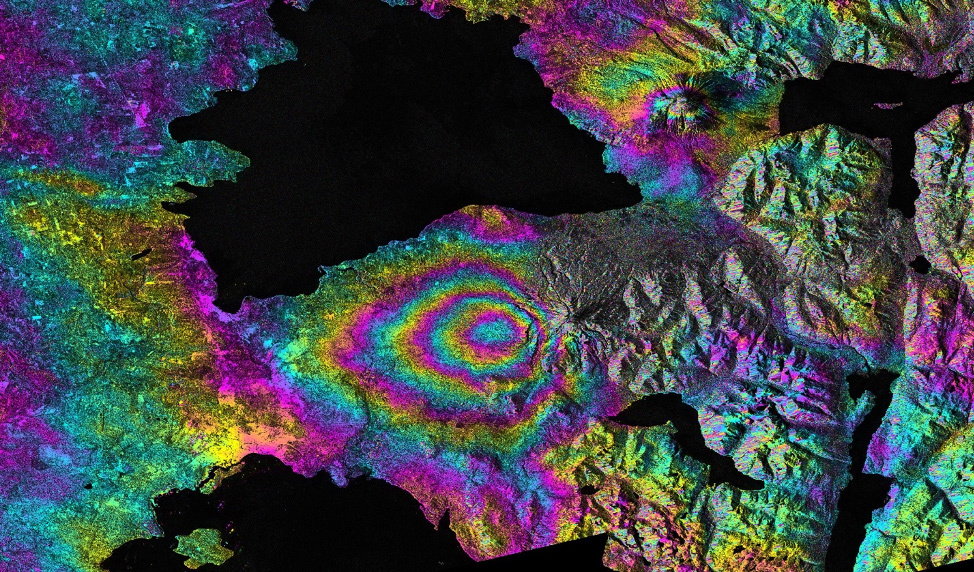
#> input picture sar_2_color.jpg, 974 x 572 px
$ jupyter execute --allow-errors 123.ipynb
#> lines starting #> are read from the running program, lines starting #| are printed output that depends on the picture; after the words box and inside, x2 and y2 are one past the last pixel; in counts of white or black regions, pixels touching at a corner belong together
[cell 1]
import numpy as np
import cv2
import matplotlib.pyplot as plt

[cell 2]
image = cv2.imread('sar_2_color.jpg')
#> image is the input picture: shape (572, 974, 3); mean B, G, R 71.5, 68.6, 63.6

[cell 3]
plt.imshow(image)
plt.axis('off')
plt.show()

[cell 4]
gray_image = cv2.cvtColor(image, cv2.COLOR_BGR2GRAY)
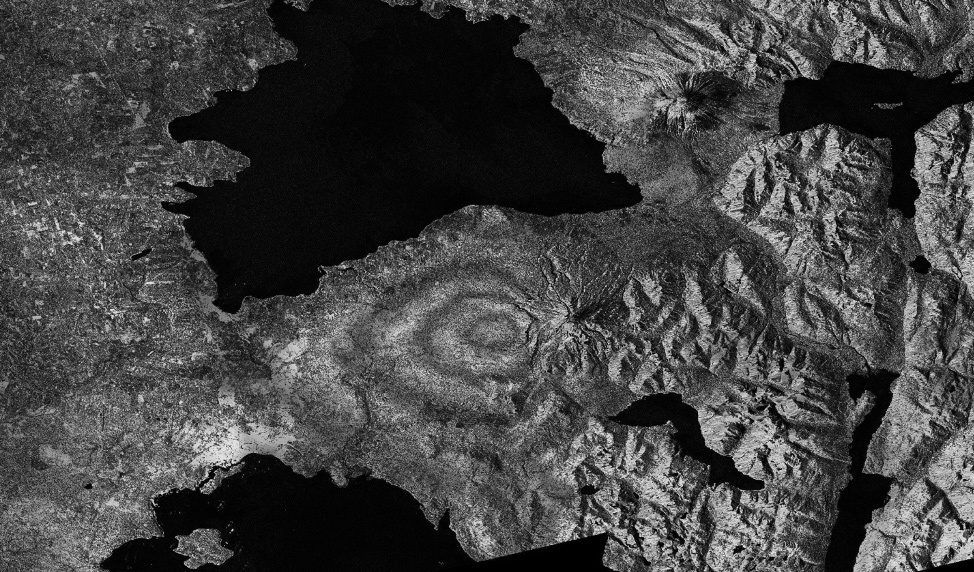
#> gray_image: shape (572, 974); min 0, max 236, mean 67.4

[cell 5]
#сера фото
plt.imshow(gray_image, cmap='gray')
plt.axis('off')
plt.show()

[cell 6]
#вывод гисты
hist = cv2.calcHist([gray_image], [0], None, [256], [0, 256])
#> hist = 256 values, max 16280 at index 5, min 0 at index 233, mean 2176.3

plt.plot(hist)
plt.title('Гистограмма яркости')
plt.xlabel('Интервал яркости')
plt.ylabel('Количество пикселей')
plt.xlim([0, 256])
plt.show()
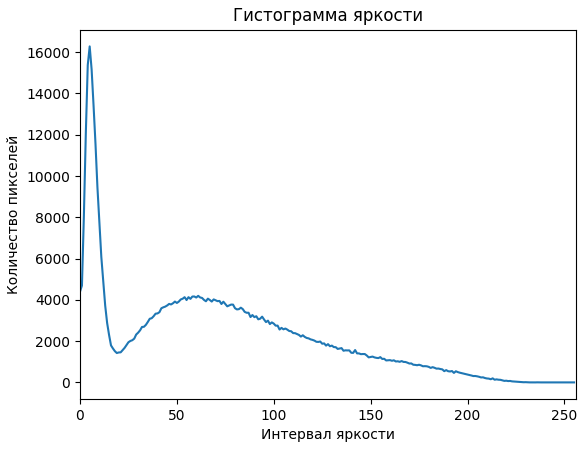
#> figure drawn by matplotlib, 1 panel; curve peaks at x = 5, y = 16280

[cell 7]
#написание функции считаем
def my_histogram(img):
    counts = [0] * 256
    for row in img:
        for pixel in row:
            counts[pixel] += 1
#> after the loop, counts has the same summary as hist outside my_histogram
    return counts

[cell 8]
#отрисовка гисты
custom_hist = my_histogram(gray_image)
#> custom_hist has the same summary as hist

plt.bar(range(256), custom_hist, width=1.0, color='gray')
plt.title('Пользовательская гистограмма')
plt.xlabel('Яркость')
plt.ylabel('Количество пикселей')
plt.xlim([0, 256])
plt.show()
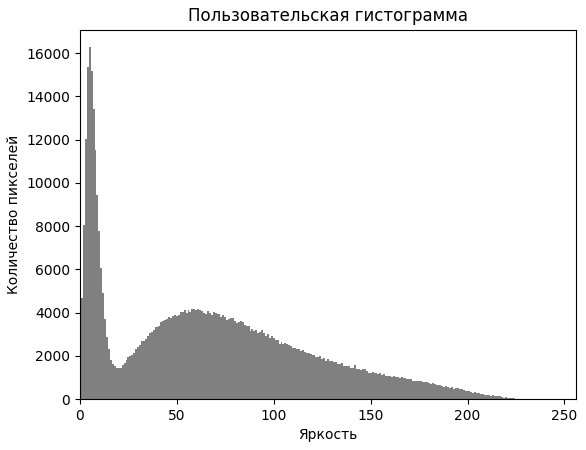
#> figure drawn by matplotlib, 1 panel; tallest bar 16280 high, from x = 4.5 to 5.5

[cell 9]
# 0-blue, 1-green, 2-red
colors = ('b', 'g', 'r')
labels = ('Синий (B)', 'Зеленый (G)', 'Красный (R)')

plt.figure()
for i, (col, label) in enumerate(zip(colors, labels)):
    hist_channel = cv2.calcHist([image], [i], None, [256], [0, 256])
    plt.plot(hist_channel, color=col, label=label)

plt.title('Гистограммы B, G, R каналов')
plt.xlabel('Значение канала')
plt.ylabel('Количество пикселей')
plt.xlim([0, 256])
plt.legend()
plt.show()
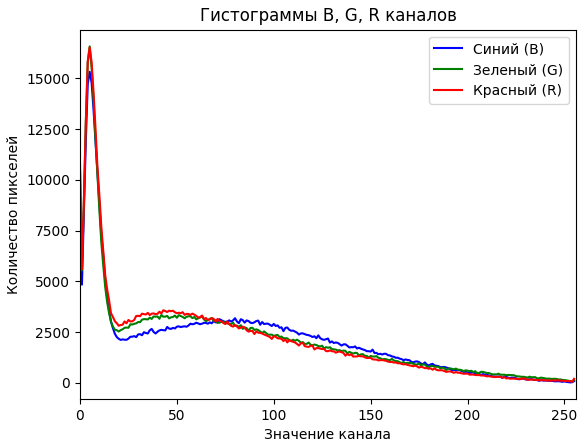
#> figure drawn by matplotlib, 1 panel; curve peaks at x = 5, y = 15318; curve peaks at x = 5, y = 16568; curve peaks at x = 5, y = 16522

[cell 10]
#эквализация гисты
equalized_image = cv2.equalizeHist(gray_image)
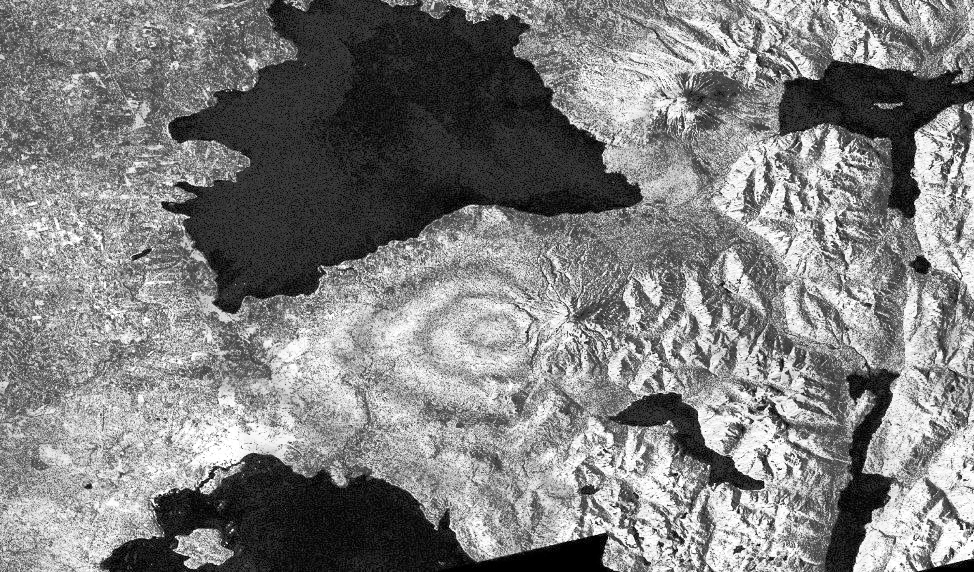
#> equalized_image: shape (572, 974); min 0, max 255, mean 127.6

[cell 11]
#сравнение изображений до и после
plt.figure(figsize=(10, 5))

plt.subplot(1, 2, 1)
plt.imshow(gray_image, cmap='gray')
plt.title('До эквализации')
plt.axis('off')

plt.subplot(1, 2, 2)
plt.imshow(equalized_image, cmap='gray')
plt.title('После эквализации')
plt.axis('off')

plt.show()

[cell 12]
#сравнение гистограмм до и после
hist_orig = cv2.calcHist([gray_image], [0], None, [256], [0, 256])
#> hist_orig has the same summary as hist
hist_eq = cv2.calcHist([equalized_image], [0], None, [256], [0, 256])
#> hist_eq = 256 values, max 16280 at index 26, min 0 at index 1, mean 2176.3

plt.plot(hist_orig, color='gray', label='Исходная')
plt.plot(hist_eq, color='black', label='Эквализированная')
plt.title('Сравнение гистограмм')
plt.legend()
plt.xlim([0, 256])
plt.show()
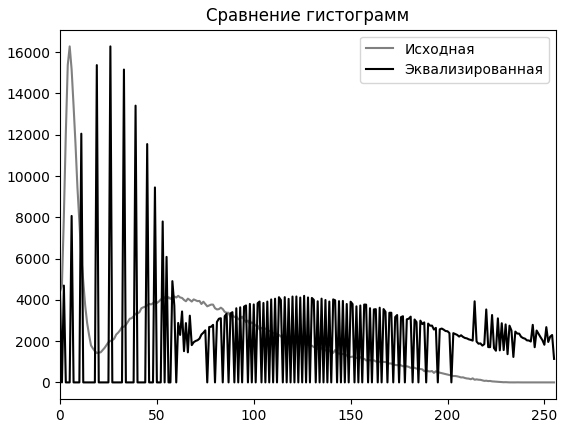
#> figure drawn by matplotlib, 1 panel; curve peaks at x = 5, y = 16280; curve peaks at x = 26, y = 16280

[cell 13]
def statistical_color_correction(img):
    lab = cv2.cvtColor(img, cv2.COLOR_BGR2LAB).astype(np.float32)

    #L-яркость, a-зелено-красный, b-сине-желтый)
    l, a, b = cv2.split(lab)

    l_mean, l_std = l.mean(), l.std()

    target_mean = 128.0
    target_std = 50.0

    l_corrected = (l - l_mean) * (target_std / l_std) + target_mean

    l_corrected = np.clip(l_corrected, 0, 255)

    lab_corrected = cv2.merge([l_corrected, a, b]).astype(np.uint8)

    result_bgr = cv2.cvtColor(lab_corrected, cv2.COLOR_LAB2BGR)
    return result_bgr

[cell 14]
plt.figure(figsize=(10, 5))

plt.subplot(1, 2, 1)
plt.imshow(cv2.cvtColor(image, cv2.COLOR_BGR2RGB))
plt.title('Исходное изображение')
plt.axis('off')

plt.subplot(1, 2, 2)
#> (the rest of this cell did not finish here and is left out)

[cell 15]
#глобальная бинаризация оцу
_, otsu_bin = cv2.threshold(gray_image, 0, 255, cv2.THRESH_BINARY + cv2.THRESH_OTSU)
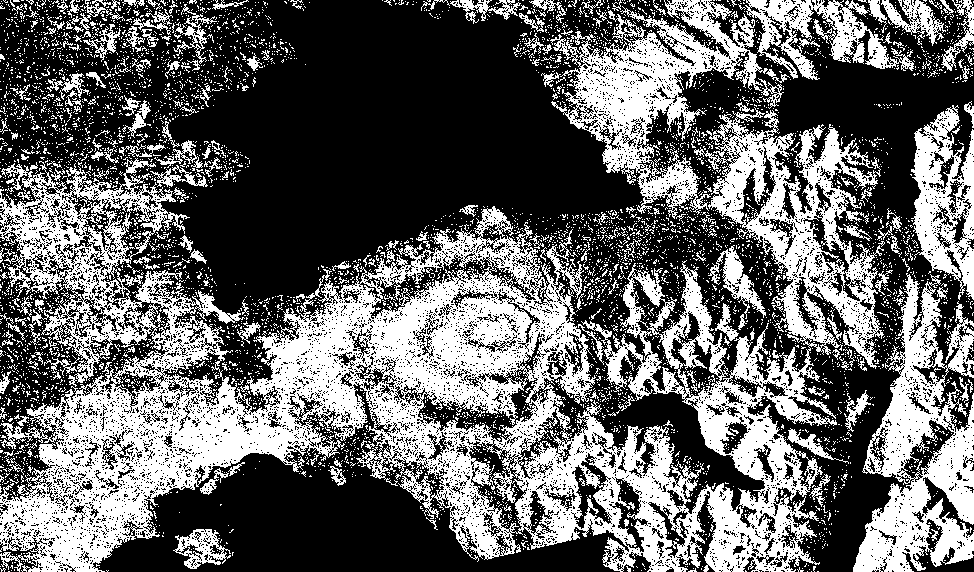
#> otsu_bin: shape (572, 974); 39.6% white; 5675 white regions (5430 under 20 px), largest, box (x1, y1, x2, y2) and area: (0, 107, 884, 572) 141366, (853, 273, 974, 572) 17108, (550, 0, 768, 219) 15789

#адаптивная бинаризация
adaptive_bin = cv2.adaptiveThreshold(
    gray_image,
    255,
    cv2.ADAPTIVE_THRESH_GAUSSIAN_C,
    cv2.THRESH_BINARY,
    11,
    2
)
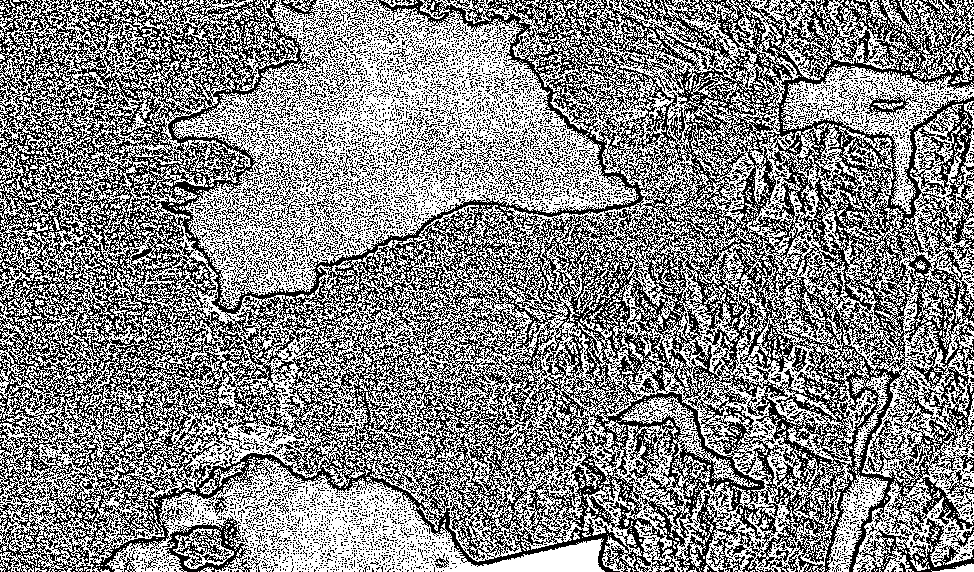
#> adaptive_bin: shape (572, 974); 52.9% white; black in thin lines or dots

[cell 16]
plt.figure(figsize=(12, 5))

plt.subplot(1, 2, 1)
plt.imshow(otsu_bin, cmap='gray')
plt.title('Бинаризация методом Оцу')
plt.axis('off')

plt.subplot(1, 2, 2)
plt.imshow(adaptive_bin, cmap='gray')
plt.title('Адаптивная бинаризация')
plt.axis('off')

plt.show()
